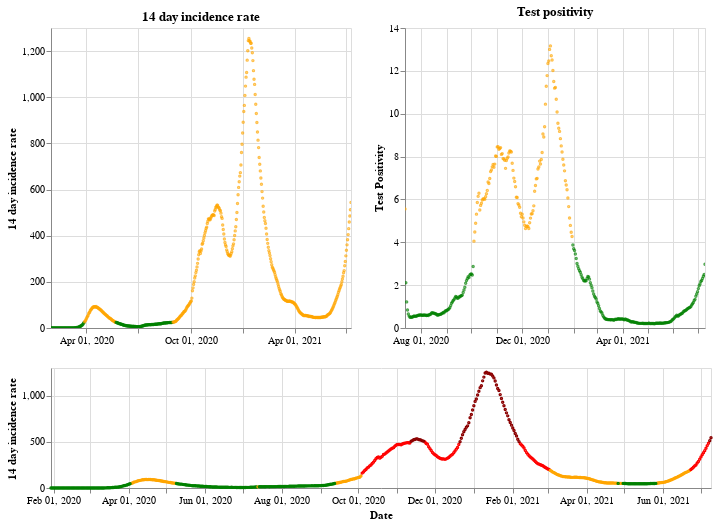

This figure's notebook cell:
### Markdown cell above
## England

### Code cell
plot_traffic_light('England')

### Figure 1 — Vega-Lite specification as saved in the notebook (floating-point values rounded to 4 significant figures; data arrays with more than 128 entries replaced by an {"elided": "..."} marker saying what was removed)
{"config": {"view": {"continuousWidth": 400, "continuousHeight": 300}}, "vconcat": [{"hconcat": [{"mark": {"type": "point", "size": 2}, "encoding": {"color": {"condition": {"value": "green", "test": "(datum.twoWeeklyCasesRate <= 25)"}, "value": "orange"}, "tooltip": [{"type": "nominal", "field": "areaName"}, {"type": "temporal", "field": "date"}, {"type": "quantitative", "field": "twoWeeklyCasesRate"}, {"type": "quantitative", "field": "testPositivity"}], "x": {"type": "temporal", "axis": {"title": ""}, "field": "date", "scale": {"domain": {"selection": "DateBrush"}}, "timeUnit": "yearmonthdate"}, "y": {"type": "quantitative", "axis": {"title": "14 day incidence rate"}, "field": "twoWeeklyCasesRate"}}, "title": "14 day incidence rate", "width": 300}, {"mark": {"type": "point", "size": 2}, "encoding": {"color": {"condition": {"value": "green", "test": "(datum.testPositivity <= 4)"}, "value": "orange"}, "tooltip": [{"type": "nominal", "field": "areaName"}, {"type": "temporal", "field": "date"}, {"type": "quantitative", "field": "twoWeeklyCasesRate"}, {"type": "quantitative", "field": "testPositivity"}], "x": {"type": "temporal", "axis": {"title": ""}, "field": "date", "scale": {"domain": {"selection": "DateBrush"}}, "timeUnit": "yearmonthdate"}, "y": {"type": "quantitative", "axis": {"title": "Test Positivity"}, "field": "testPositivity"}}, "title": "Test positivity", "width": 300}]}, {"layer": [{"mark": {"type": "point", "size": 2}, "encoding": {"color": {"condition": {"value": "orange", "test": "(((datum.testPositivity < 4) && (datum.twoWeeklyCasesRate >= 50)) && (datum.twoWeeklyCasesRate < 200))"}, "value": "red"}, "opacity": {"condition": {"value": 1, "test": "((datum.twoWeeklyCasesRate >= 50) && (datum.twoWeeklyCasesRate < 500))"}, "value": 0}, "tooltip": [{"type": "nominal", "field": "areaName"}, {"type": "temporal", "field": "date"}, {"type": "quantitative", "field": "twoWeeklyCasesRate"}, {"type": "quantitative", "field": "testPositivity"}], "x": {"type": "temporal", "axis": {"title": "Date"}, "field": "date", "timeUnit": "yearmonthdate"}, "y": {"type": "quantitative", "axis": {"title": "14 day incidence rate"}, "field": "twoWeeklyCasesRate"}}, "selection": {"DateBrush": {"type": "interval", "encodings": ["x"], "fields": ["Time"]}}}, {"mark": {"type": "point", "size": 2}, "encoding": {"color": {"value": "darkred"}, "opacity": {"condition": {"value": 1, "test": "(datum.twoWeeklyCasesRate >= 500)"}, "value": 0}, "tooltip": [{"type": "nominal", "field": "areaName"}, {"type": "temporal", "field": "date"}, {"type": "quantitative", "field": "twoWeeklyCasesRate"}, {"type": "quantitative", "field": "testPositivity"}], "x": {"type": "temporal", "axis": {"title": "Date"}, "field": "date", "timeUnit": "yearmonthdate"}, "y": {"type": "quantitative", "axis": {"title": "14 day incidence rate"}, "field": "twoWeeklyCasesRate"}}}, {"mark": {"type": "point", "size": 2}, "encoding": {"color": {"condition": {"value": "green", "test": "((datum.testPositivity < 4) && (datum.twoWeeklyCasesRate < 50))"}, "value": "orange"}, "opacity": {"condition": {"value": 1, "test": "(datum.twoWeeklyCasesRate < 50)"}, "value": 0}, "tooltip": [{"type": "nominal", "field": "areaName"}, {"type": "temporal", "field": "date"}, {"type": "quantitative", "field": "twoWeeklyCasesRate"}, {"type": "quantitative", "field": "testPositivity"}], "x": {"type": "temporal", "axis": {"title": "Date"}, "field": "date", "timeUnit": "yearmonthdate"}, "y": {"type": "quantitative", "axis": {"title": "14 day incidence rate"}, "field": "twoWeeklyCasesRate"}}}], "height": 120, "width": 660}], "data": {"name": "data-d21dba407634c13413e7002ea2e43f8c"}, "$schema": "https://vega.github.io/schema/vega-lite/v4.8.1.json", "datasets": {"data-d21dba407634c13413e7002ea2e43f8c": {"elided": "527 records"}}}
